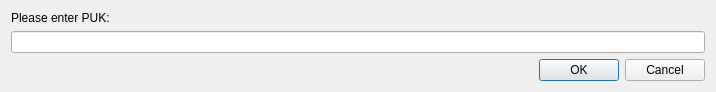
<?xml version="1.0" encoding="UTF-8"?>
<ui version="4.0">
 <class>PukDialog</class>
 <widget class="QDialog" name="PukDialog">
  <property name="geometry">
   <rect>
    <x>0</x>
    <y>0</y>
    <width>716</width>
    <height>81</height>
   </rect>
  </property>
  <property name="windowTitle">
   <string>Dialog</string>
  </property>
  <layout class="QVBoxLayout" name="verticalLayout">
   <item>
    <widget class="QLabel" name="pukLabel">
     <property name="text">
      <string>Please enter PUK:</string>
     </property>
    </widget>
   </item>
   <item>
    <widget class="QLineEdit" name="pukLineEdit">
     <property name="echoMode">
      <enum>QLineEdit::Password</enum>
     </property>
    </widget>
   </item>
   <item>
    <widget class="QDialogButtonBox" name="buttonBox">
     <property name="orientation">
      <enum>Qt::Horizontal</enum>
     </property>
     <property name="standardButtons">
      <set>QDialogButtonBox::Cancel|QDialogButtonBox::Ok</set>
     </property>
    </widget>
   </item>
  </layout>
 </widget>
 <resources/>
 <connections>
  <connection>
   <sender>buttonBox</sender>
   <signal>accepted()</signal>
   <receiver>PukDialog</receiver>
   <slot>accept()</slot>
   <hints>
    <hint type="sourcelabel">
     <x>248</x>
     <y>254</y>
    </hint>
    <hint type="destinationlabel">
     <x>157</x>
     <y>274</y>
    </hint>
   </hints>
  </connection>
  <connection>
   <sender>buttonBox</sender>
   <signal>rejected()</signal>
   <receiver>PukDialog</receiver>
   <slot>reject()</slot>
   <hints>
    <hint type="sourcelabel">
     <x>316</x>
     <y>260</y>
    </hint>
    <hint type="destinationlabel">
     <x>286</x>
     <y>274</y>
    </hint>
   </hints>
  </connection>
 </connections>
</ui>
